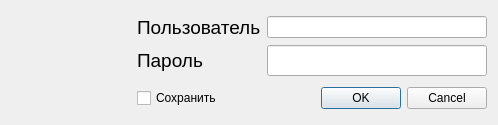
<?xml version="1.0" encoding="UTF-8"?>
<ui version="4.0">
 <class>QLoginDialog</class>
 <widget class="QDialog" name="QLoginDialog">
  <property name="geometry">
   <rect>
    <x>0</x>
    <y>0</y>
    <width>498</width>
    <height>125</height>
   </rect>
  </property>
  <property name="maximumSize">
   <size>
    <width>515</width>
    <height>16777215</height>
   </size>
  </property>
  <property name="windowTitle">
   <string>Авторизация</string>
  </property>
  <property name="styleSheet">
   <string notr="true">font: 14pt &quot;MS Shell Dlg 2&quot;;</string>
  </property>
  <layout class="QHBoxLayout" name="horizontalLayout_2">
   <item>
    <widget class="QWidget" name="widget" native="true">
     <property name="minimumSize">
      <size>
       <width>120</width>
       <height>0</height>
      </size>
     </property>
     <property name="styleSheet">
      <string notr="true">background-image: url(:/bar/Resources/user.png);</string>
     </property>
    </widget>
   </item>
   <item>
    <layout class="QVBoxLayout" name="verticalLayout_2">
     <property name="rightMargin">
      <number>0</number>
     </property>
     <property name="bottomMargin">
      <number>0</number>
     </property>
     <item>
      <layout class="QGridLayout" name="gridLayout_2">
       <item row="0" column="0">
        <widget class="QLabel" name="label">
         <property name="minimumSize">
          <size>
           <width>46</width>
           <height>13</height>
          </size>
         </property>
         <property name="font">
          <font>
           <family>MS Shell Dlg 2</family>
           <pointsize>14</pointsize>
           <weight>50</weight>
           <italic>false</italic>
           <bold>false</bold>
          </font>
         </property>
         <property name="text">
          <string>Пользователь</string>
         </property>
        </widget>
       </item>
       <item row="1" column="1">
        <widget class="QLineEdit" name="lineEditPassword">
         <property name="font">
          <font>
           <family>MS Shell Dlg 2</family>
           <pointsize>14</pointsize>
           <weight>50</weight>
           <italic>false</italic>
           <bold>false</bold>
          </font>
         </property>
         <property name="clearButtonEnabled">
          <bool>true</bool>
         </property>
        </widget>
       </item>
       <item row="1" column="0">
        <widget class="QLabel" name="label_2">
         <property name="font">
          <font>
           <family>MS Shell Dlg 2</family>
           <pointsize>14</pointsize>
           <weight>50</weight>
           <italic>false</italic>
           <bold>false</bold>
          </font>
         </property>
         <property name="text">
          <string>Пароль</string>
         </property>
        </widget>
       </item>
       <item row="0" column="1">
        <widget class="QLineEdit" name="lineEditUser"/>
       </item>
      </layout>
     </item>
     <item>
      <layout class="QHBoxLayout" name="horizontalLayout">
       <item>
        <widget class="QCheckBox" name="checkBoxSave">
         <property name="text">
          <string>Сохранить</string>
         </property>
        </widget>
       </item>
       <item>
        <widget class="QDialogButtonBox" name="buttonBox">
         <property name="standardButtons">
          <set>QDialogButtonBox::Cancel|QDialogButtonBox::Ok</set>
         </property>
        </widget>
       </item>
      </layout>
     </item>
    </layout>
   </item>
  </layout>
 </widget>
 <layoutdefault spacing="6" margin="11"/>
 <tabstops>
  <tabstop>lineEditUser</tabstop>
  <tabstop>lineEditPassword</tabstop>
  <tabstop>checkBoxSave</tabstop>
  <tabstop>buttonBox</tabstop>
 </tabstops>
 <resources>
  <include location="bar.qrc"/>
 </resources>
 <connections>
  <connection>
   <sender>buttonBox</sender>
   <signal>accepted()</signal>
   <receiver>QLoginDialog</receiver>
   <slot>accept()</slot>
   <hints>
    <hint type="sourcelabel">
     <x>207</x>
     <y>101</y>
    </hint>
    <hint type="destinationlabel">
     <x>207</x>
     <y>60</y>
    </hint>
   </hints>
  </connection>
  <connection>
   <sender>buttonBox</sender>
   <signal>rejected()</signal>
   <receiver>QLoginDialog</receiver>
   <slot>reject()</slot>
   <hints>
    <hint type="sourcelabel">
     <x>207</x>
     <y>101</y>
    </hint>
    <hint type="destinationlabel">
     <x>207</x>
     <y>60</y>
    </hint>
   </hints>
  </connection>
 </connections>
</ui>
